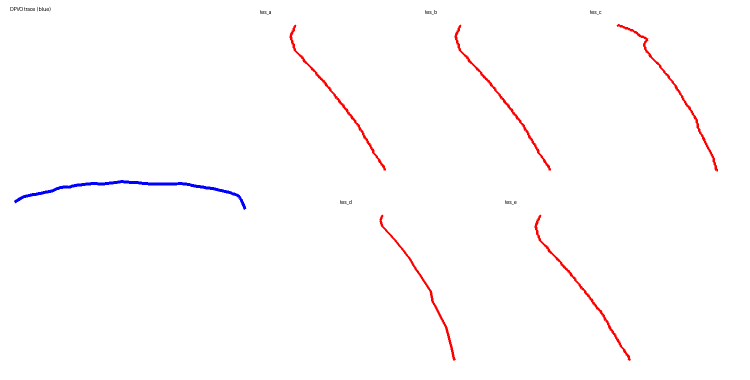
#> input picture experiments/map-forensics/bu-panel.png, 1500 x 760 px (shown at 1/2 size)
$ python -i route_solver.py   (imports and definitions only)
#> lines starting #> are read from the running program, lines starting #| are printed output that depends on the picture
"""Dependency-light visual novelty and uncertain route-change estimation.

This module deliberately does not infer metric scale or absolute heading.  In the
absence of calibrated camera/IMU information, heading deltas remain ``None`` and
novelty peaks are only *turn candidates* requiring later geometric verification.
"""
from __future__ import annotations

import hashlib
import json
import math
import os
import tempfile
from pathlib import Path
from typing import Any, Iterable, Sequence


SCHEMA_VERSION = 1
DEFAULT_SMOOTHING_RADIUS = 2
DEFAULT_MAX_VECTOR_VALUES = 256


# [30 lines left out: functions _atomic_json, _byte_vector, not called in this run]


def _image_vector(path: Path, size: int = 16) -> list[float] | None:
    """Read a compact color + edge thumbnail for viewpoint-tolerant retrieval.

    The old grayscale-only sketch made differently colored landmarks collide.
    Channel-wise centering preserves chromatic cues while the low-resolution
    grid keeps this dependency-light and bounded. Byte hashing remains the
    explicit fallback for undecodable files.
    """
#> called with path = 'experiments/map-forensics/bu-panel.png', size = 16
    try:
        from PIL import Image, ImageFilter  # type: ignore

        with Image.open(path) as source:
#> source is the input picture: PIL image 1500x760 RGB; mean R, G, B 254.2, 252.4, 253.1
            image = source.convert("RGB").resize((size, size))
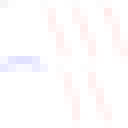
#> image: PIL image 16x16 RGB (shown 8 times larger); mean R, G, B 254.1, 252.2, 252.9
            edge = image.convert("L").filter(ImageFilter.FIND_EDGES)
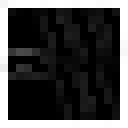
#> edge: PIL image 16x16 L (shown 8 times larger); min 0, max 255, mean 66.8
            channels = [list(channel.getdata()) for channel in image.split()] + [list(edge.getdata())]
#> channels = 4 items
            values = []
            means = []
            centered = []
            for channel in channels:
                normalized = [float(value) / 255.0 for value in channel]
                mean = sum(normalized) / len(normalized)
                means.append(mean)
                centered.extend(value - mean for value in normalized)
#> this loop made 4 passes
#> mean on passes 1 to 4: 0.997, 0.989, 0.992, 0.262
#> after the loop, centered = 1024 values, max 0.738 at index 770, min -0.262 at index 787, mean 9e-18; means = [0.997, 0.989, 0.992, 0.262]
            values.extend(means)
            values.extend(centered)
            norm = math.sqrt(sum(value * value for value in values))
#> norm = 6.78
            return [value / norm for value in values] if norm else [0.0] * len(values)
    except (ImportError, OSError, ValueError):
        return _byte_vector(path)


# [117 lines left out: functions _distance, _smooth, _quantile, _resolve_frame, estimate_route, not called in this run]


__all__ = ["estimate_route"]

>>> result = _image_vector('experiments/map-forensics/bu-panel.png')
#> result = 1028 values, max 0.147 at index 0, min -0.0386 at index 791, mean 0.000465
